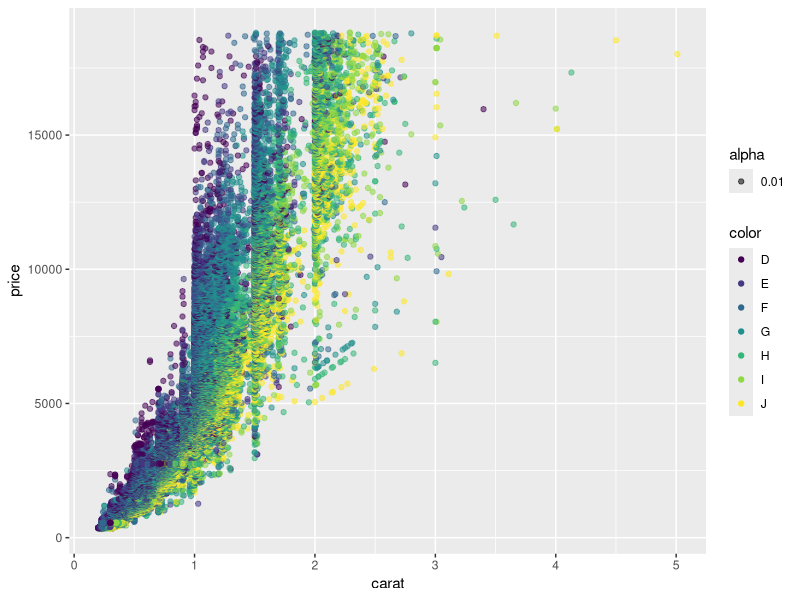
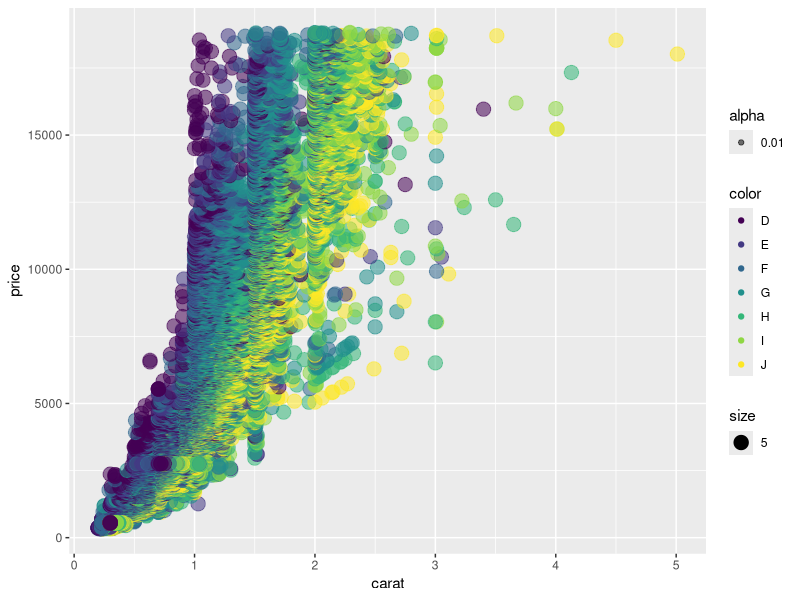
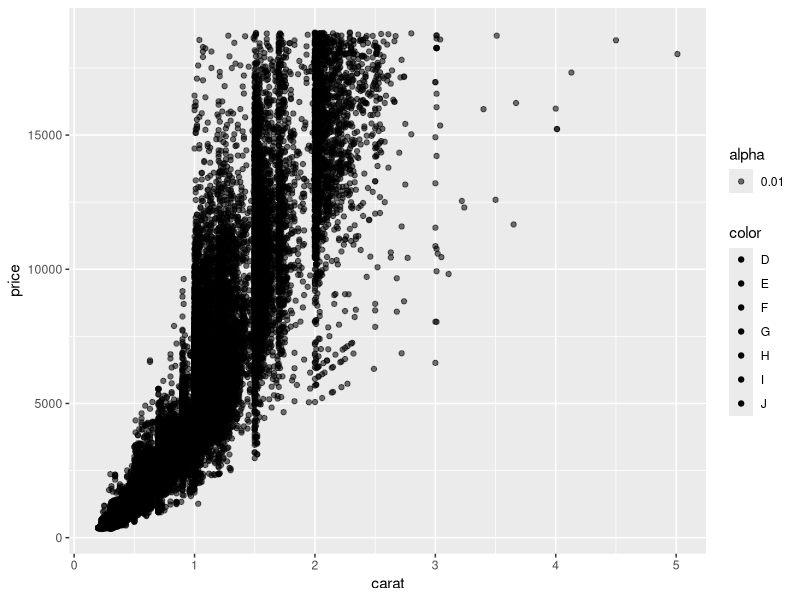
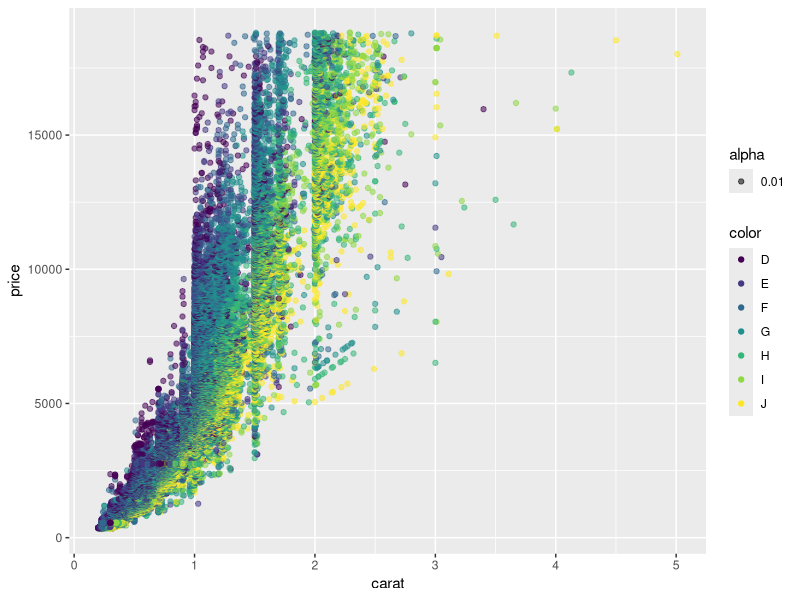

The R source for these figures, in order: (Note: this script raises an error after producing the figures.)
library(ggplot2)
 
# Aesthetic  shape , size , x - axis, y - axis , alpha- tranpiracy, 

ggplot(diamonds, aes(x= carat , y = price, col = color, alpha = 0.01) )+geom_point()
ggplot(diamonds, aes(x= carat , y = price, col = color, alpha = 0.01 , size = 5))+geom_point()
ggplot(diamonds, aes(x= carat , y = price, fill = color ,alpha = 0.01 ))+geom_point()
ggplot(diamonds, aes(x= carat , y = price, alpha = 0.01 ))+geom_point(aes(col =color ))
ggplot(diamonds, aes(x= carat , y = price, alpha = 0.01 ))+geom_point(fill = color)

# the aes( ) is working the same way in ggplot and geom_ 
ggplot(diamonds, aes(x= carat , y = price, alpha = 0.001 ))+
  geom_point(aes(col = color))+ geom_smooth()
# span = 0 to 1 hogh to low 

ggplot(diamonds, aes(x= carat , y = price, alpha = 0.001 ))+
  geom_point(aes(col = color))

# Assignment question
ggplot(USArrests, aes(x = row.names(USArrests), y = USArrests$Murder, lab)) + geom_bar() 
+ theme(axis.text.x=element_text(angle=90, hjust=1))

ggplot(USArrests, aes(x = row.names(USArrests), y = USArrests$Murder, lab)) + geom_col() 
+ theme(axis.text.x=element_text(angle=90, hjust=1))

ggplot(USArrests, aes(x = row.names(USArrests), y = USArrests$Murder, lab)) + geom_bar() 
+ theme(axis.angle.x = 90)

ggplot(sleep, aes(x = ID, y = extra, fill = group)) + geom_col()

ggplot(diamonds, aes( x= carat))+ geom_histogram(binwidth = 0.1)


# box plots and jitter 
ggplot(diamonds, aes(x= color , y = price/carat) )+geom_boxplot()
ggplot(diamonds, aes(x= color , y = price/carat) )+geom_jitter()
ggplot(diamonds, aes(x= color , y = price/carat, alpha = 1/50) )+geom_jitter()
ggplot(diamonds, aes(x= color , y = price/carat, alpha = 1/5000) )+geom_jitter()

# Histogram and Desity 
ggplot(diamonds, aes(x= carat, col  = color) )+geom_histogram(binwidth = 1 )
ggplot(diamonds, aes(x= carat, fill  = color) )+geom_histogram()
ggplot(diamonds, aes(x= carat, col  = color) )+geom_density()
ggplot(diamonds, aes(x= carat, fill  = color, alpha = 0.01))+geom_density()

View(diamonds)
ggplot(diamonds, aes(x=carat ,y =price, col = cut ))+geom_point()

p <- ggplot(mtcars, aes(x = mpg, y = wt))
p+geom_point()
p+geom_point(col = "red")           # Setting the value
p+geom_point(aes(col = factor(cyl)))  # aes() to map the value to variable
p+geom_point(aes(col = factor(cyl))) + geom_line()
p+geom_point(aes(y = disp))     
# Overriding the values but showing wt only but scale is changed 

# to see the list of colours available - colors()
ggplot(economics,aes(economics$date, economics$unemploy))+geom_line( col = "red")

# library("nlme", lib.loc="C:/Program Files/R/R-3.5.0/library")
a<-(Oxboys) 
ggplot(a,aes(a$age,height, group = a$Subject))+geom_line()

ggplot(a,aes(a$age,height))+ geom_line()
geom_smooth(aes(group = Subject), method="lm", se = F)

ggplot(a,aes(a$age,height))+ geom_line()+
geom_smooth(aes(group = 1), method="lm", size = 2, se = F)

ggplot(midwest, aes(x=area, y=poptotal)) + geom_point(col = "red") + 
  geom_smooth(method="lm", se = FALSE, size = 2)+
coord_cartesian(xlim=c(0,0.1), ylim=c(0, 1000000))+   # zooms in 
  labs(title="Area Vs Population", subtitle="From midwest dataset", y="Population", x="Area", caption="Midwest Demographics")


ggplot(midwest, aes(x=area, y=poptotal)) + geom_point(aes(col = midwest$state)) + 
  geom_smooth(method="lm", se = FALSE, size = 2 , col = "firebrick")+
  coord_cartesian(xlim=c(0,0.1), ylim=c(0, 1000000))

library(RColorBrewer)    #we can see other set of colors.
head(brewer.pal.info, 10)

# All the basic formatting of labels and scale
ggplot(midwest, aes(x=area, y=poptotal)) + geom_point(aes(col = midwest$state)) + 
  geom_smooth(method="lm", se = FALSE, size = 2 , col = "firebrick")+
  coord_cartesian(xlim=c(0,0.1), ylim=c(0, 1000000))+
  scale_x_continuous(breaks=seq(0, 0.1, 0.01), labels = letters[1:11])+  # changing the labels
  scale_y_continuous(breaks=seq(0, 1000000, 200000))

# to reverse the scale - scale_x_reverse()















